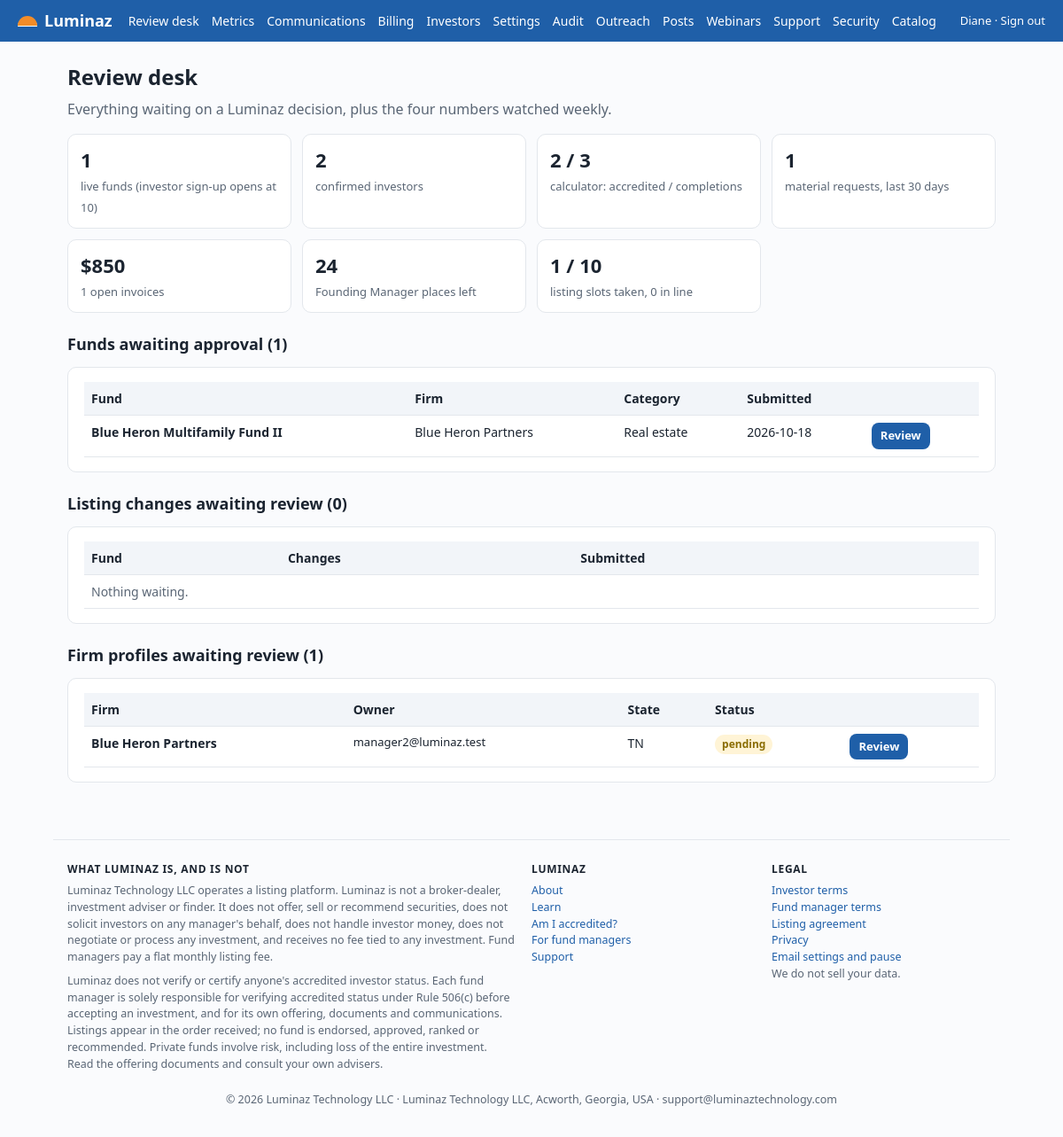
Page /admin/ (signed in) on the committed database.
### tables this page shows
CREATE TABLE users (
  id INTEGER PRIMARY KEY,
  email TEXT UNIQUE NOT NULL,
  password_hash TEXT NOT NULL,
  role TEXT NOT NULL CHECK(role IN ('investor','manager','admin')),
  name TEXT NOT NULL DEFAULT '',
  email_confirmed INTEGER NOT NULL DEFAULT 0,
  confirm_token TEXT,
  accreditation_basis TEXT,
  accreditation_attested_at TEXT,
  totp_secret TEXT,
  totp_enabled INTEGER NOT NULL DEFAULT 0,
  recovery_codes TEXT,
  created_at TEXT NOT NULL,
  last_login TEXT
, marketing_opt_in INTEGER NOT NULL DEFAULT 1, unsub_token TEXT, consent_at TEXT, consent_text TEXT, paused_at TEXT, reset_token TEXT, reset_sent_at TEXT);

CREATE TABLE settings (
  key TEXT PRIMARY KEY,
  value TEXT NOT NULL
);

CREATE TABLE funds (
  id INTEGER PRIMARY KEY,
  fund_number INTEGER UNIQUE,
  firm_id INTEGER NOT NULL REFERENCES firms(id),
  name TEXT NOT NULL,
  category TEXT NOT NULL,
  strategy TEXT NOT NULL DEFAULT '',
  target_raise REAL,
  min_investment REAL,
  term_years REAL,
  key_terms TEXT NOT NULL DEFAULT '',
  exemption TEXT NOT NULL DEFAULT 'Rule 506(c)',
  status TEXT NOT NULL DEFAULT 'draft'
    CHECK(status IN ('draft','submitted','approved','rejected','live','paused','closed')),
  submitted_at TEXT,
  live_since TEXT,
  free_until TEXT,
  monthly_rate REAL,
  closed_at TEXT,
  rejection_note TEXT,
  created_at TEXT NOT NULL
, approved_at TEXT, founder_invested_at TEXT, founding_fund INTEGER NOT NULL DEFAULT 0, queued_at TEXT);

CREATE TABLE firms (
  id INTEGER PRIMARY KEY,
  owner_user_id INTEGER NOT NULL REFERENCES users(id),
  name TEXT NOT NULL,
  website TEXT DEFAULT '',
  phone TEXT DEFAULT '',
  address TEXT DEFAULT '',
  state TEXT DEFAULT '',
  description TEXT DEFAULT '',
  principals TEXT DEFAULT '',
  status TEXT NOT NULL DEFAULT 'pending' CHECK(status IN ('pending','approved','rejected')),
  founding_manager INTEGER NOT NULL DEFAULT 0,
  locked_rate REAL,
  pending_changes TEXT,
  created_at TEXT NOT NULL
);

### luminaz/admin.py (the view)
@bp.route("/")
@login_required("admin")
def queue():
    db = get_db()
    firms = db.execute("SELECT f.*, u.email FROM firms f JOIN users u ON u.id = f.owner_user_id"
                       " WHERE f.status = 'pending' OR f.pending_changes IS NOT NULL ORDER BY f.created_at").fetchall()
    funds = db.execute("SELECT f.*, m.name AS firm_name, m.founding_manager FROM funds f JOIN firms m ON m.id = f.firm_id"
                       " WHERE f.status = 'submitted' ORDER BY f.submitted_at").fetchall()
    mods = db.execute("SELECT md.*, f.name AS fund_name, f.fund_number, m.name AS firm_name FROM fund_mods md"
                      " JOIN funds f ON f.id = md.fund_id JOIN firms m ON m.id = f.firm_id"
                      " WHERE md.status = 'pending' ORDER BY md.submitted_at").fetchall()
    live = db.execute("SELECT COUNT(*) FROM funds WHERE status = 'live'").fetchone()[0]
    investors = db.execute("SELECT COUNT(*) FROM users WHERE role = 'investor' AND email_confirmed = 1").fetchone()[0]
    leads = db.execute("SELECT COUNT(*) FROM calculator_leads").fetchone()[0]
    accredited = db.execute("SELECT COUNT(*) FROM calculator_leads WHERE result = 'accredited'").fetchone()[0]
    open_inv = db.execute("SELECT COUNT(*), COALESCE(SUM(amount),0) FROM invoices WHERE status = 'open'").fetchone()
    late = db.execute("SELECT COUNT(*) FROM invoices WHERE status = 'open' AND due_at < ?", (now()[:10],)).fetchone()[0]
    reqs_month = db.execute("SELECT COUNT(*) FROM requests WHERE created_at >= date('now','-30 days')").fetchone()[0]
    line = billing.the_line()
    passed = {f["id"]: billing.passed_506d(f["id"]) for f in line}
    return render_template("admin/queue.html", firms=firms, funds=funds, mods=mods, live=live, investors=investors,
                           leads=leads, accredited=accredited, open_inv=open_inv, late=late, reqs_month=reqs_month,
                           slots_left=billing.founding_slots_left(), json=json, slots=billing.slot_summary(), line=line, passed=passed)

### luminaz/templates/admin/queue.html (shortened to what this page needs)
{% extends "base.html" %}{% block title %}Review desk - Luminaz{% endblock %}{% block content %}
<h1>Review desk</h1><p class="sub">Everything waiting on a Luminaz decision, plus the four numbers watched weekly.</p>
<div class="grid"><div class="stat"><b>{{ live }}</b><span>live funds (investor sign-up opens at {{ setting('investor_signup_threshold') }})</span></div><div class="stat"><b>{{ investors }}</b><span>confirmed investors</span></div><div class="stat"><b>{{ accredited }} / {{ leads }}</b><span>calculator: accredited / completions</span></div><div class="stat"><b>{{ reqs_month }}</b><span>material requests, last 30 days</span></div><div class="stat"><b>{{ open_inv[1]|money }}</b><span>{{ open_inv[0] }} open invoices{% if late %}, <span style="color:var(--bad)">{{ late }} past due</span>{% endif %}</span></div><div class="stat"><b>{{ slots_left }}</b><span>Founding Manager places left</span></div>{% if slots.cap %}<div class="stat"><b>{{ slots.used }} / {{ slots.cap }}</b><span>listing slots taken, {{ slots.line }} in line</span></div>{% endif %}</div>
<h2>Funds awaiting approval ({{ funds|length }})</h2>
<div class="card"><table><tr><th>Fund</th><th>Firm</th><th>Category</th><th>Submitted</th><th></th></tr>{% for f in funds %}<tr><td><b>{{ f.name }}</b></td><td>{{ f.firm_name }} {% if f.founding_manager %}<span class="tag founding">Founding</span>{% endif %}</td><td>{{ f.category }}</td><td>{{ f.submitted_at|date }}</td><td><a class="btn sm alt" href="{{ url_for('admin.fund', fund_id=f.id) }}">Review</a></td></tr>{% else %}<tr><td colspan="5" class="muted">Nothing waiting.</td></tr>{% endfor %}</table></div>
<h2>Listing changes awaiting review ({{ mods|length }})</h2>
<div class="card"><table><tr><th>Fund</th><th>Changes</th><th>Submitted</th><th></th></tr>{% for m in mods %}<tr><td><b>{{ m.fund_name }}</b><br><span class="small muted">Fund {{ m.fund_number }}, mod {{ m.mod_number }} · {{ m.firm_name }}</span></td><td class="small">{% for k, v in json.loads(m.changes).items() %}<div><b>{{ k|replace('_',' ') }}</b>: <span class="muted">{{ v['from'] }}</span> → {{ v['to'] }}</div>{% endfor %}</td><td class="small">{{ m.submitted_at|date }}</td>
<td><form class="inline" method="post" action="{{ url_for('admin.mod', mod_id=m.id) }}"><button class="btn sm" name="action" value="approve">Approve</button> <button class="btn sm quiet" name="action" value="reject">Reject</button></form></td></tr>{% else %}<tr><td colspan="4" class="muted">Nothing waiting.</td></tr>{% endfor %}</table></div>
<h2>Firm profiles awaiting review ({{ firms|length }})</h2>
<div class="card"><table><tr><th>Firm</th><th>Owner</th><th>State</th><th>Status</th><th></th></tr>{% for f in firms %}<tr><td><b>{{ f.name }}</b></td><td class="small">{{ f.email }}</td><td>{{ f.state }}</td><td><span class="tag {{ f.status }}">{{ f.status }}</span>{% if f.pending_changes %} <span class="tag pending">changes</span>{% endif %}</td><td><a class="btn sm alt" href="{{ url_for('admin.firm', firm_id=f.id) }}">Review</a></td></tr>{% else %}<tr><td colspan="5" class="muted">Nothing waiting.</td></tr>{% endfor %}</table></div>
{% endblock %}

### luminaz/templates/base.html (shortened to what this page needs)
<!doctype html><html lang="en"><head><meta charset="utf-8"><meta name="viewport" content="width=device-width,initial-scale=1">
<link rel="stylesheet" href="{{ url_for('static', filename='style.css') }}">
</head><body>
{% set manager_side = request.path.startswith('/managers') or (g.user and g.user.role == 'manager') %}
<header class="top">
  <a class="brand" href="{{ url_for('manager.landing') if manager_side else url_for('investor.home') }}"><span class="sun"></span> Luminaz{% if manager_side %} <span class="brand-sub">for Fund Managers</span>{% endif %}</a>
  <nav>
    {% if g.user and g.user.role == 'admin' %}
      <a href="{{ url_for('admin.queue') }}">Review desk</a><a href="{{ url_for('admin.metrics_page') }}">Metrics</a><a href="{{ url_for('admin.communications') }}">Communications</a><a href="{{ url_for('admin.billing_page') }}">Billing</a><a href="{{ url_for('admin.investors') }}">Investors</a><a href="{{ url_for('admin.settings') }}">Settings</a><a href="{{ url_for('admin.audit_log') }}">Audit</a><a href="{{ url_for('admin.outreach') }}">Outreach</a><a href="{{ url_for('admin.marketing') }}">Posts</a><a href="{{ url_for('webinars.admin_index') }}">Webinars</a><a href="{{ url_for('admin.support_tickets') }}">Support</a><a href="{{ url_for('auth.security') }}">Security</a><a href="{{ url_for('investor.catalog') }}">Catalog</a>
    {% elif g.user %}
      <a href="{{ url_for('investor.catalog') }}">Funds</a><a href="{{ url_for('investor.me') }}">My funds</a><a href="{{ url_for('investor.learn') }}">Learn</a>
    {% else %}
      <a href="{{ url_for('investor.calculator') }}">Am I accredited?</a><a href="{{ url_for('investor.learn') }}">Learn</a><a href="{{ url_for('webinars.index') }}">Webinars</a><a href="{{ url_for('investor.about') }}">About</a><a href="{{ url_for('manager.landing') }}">For fund managers</a>
    {% endif %}
  </nav>
  <div class="right">{% if g.user %}{{ g.user.name or g.user.email }} · <a href="{{ url_for('auth.logout') }}">Sign out</a>{% else %}<a href="{{ url_for('auth.login') }}">Sign in</a>{% endif %}</div>
</header>
<main class="{% block mainclass %}{% endblock %}">
{% block content %}{% endblock %}
</main>
<footer class="ft">
  <div class="cols">
    <div><h4>What Luminaz is, and is not</h4>
      <p>{{ company }} operates a listing platform. Luminaz is not a broker-dealer, investment adviser or finder. It does not offer, sell or recommend securities, does not solicit investors on any manager's behalf, does not handle investor money, does not negotiate or process any investment, and receives no fee tied to any investment. Fund managers pay a flat monthly listing fee.</p>
      <p>Luminaz does not verify or certify anyone's accredited investor status. Each fund manager is solely responsible for verifying accredited status under Rule 506(c) before accepting an investment, and for its own offering, documents and communications. Listings appear in the order received; no fund is endorsed, approved, ranked or recommended. Private funds involve risk, including loss of the entire investment. Read the offering documents and consult your own advisers.</p></div>
    <div><h4>{% if manager_side %}Fund managers{% else %}Luminaz{% endif %}</h4>
      {% if manager_side %}<a href="{{ url_for('manager.landing') }}#how">How it works</a><br><a href="{{ url_for('manager.landing') }}#pricing">Pricing</a><br><a href="{{ url_for('manager.landing') }}#checks">What we check</a><br><a href="{{ url_for('investor.home') }}">Investor site</a>{% else %}<a href="{{ url_for('investor.about') }}">About</a><br><a href="{{ url_for('investor.learn') }}">Learn</a><br><a href="{{ url_for('investor.calculator') }}">Am I accredited?</a><br><a href="{{ url_for('manager.landing') }}">For fund managers</a>{% endif %}<br><a href="{{ url_for('support.support') }}">Support</a></div>
    <div><h4>Legal</h4><a href="{{ url_for('investor.legal', doc='terms') }}">Investor terms</a><br><a href="{{ url_for('investor.legal', doc='manager-terms') }}">Fund manager terms</a><br><a href="{{ url_for('investor.legal', doc='listing-agreement') }}">Listing agreement</a><br><a href="{{ url_for('investor.legal', doc='privacy') }}">Privacy</a><br><a href="{{ url_for('support.notifications') }}">Email settings and pause</a><p>We do not sell your data.</p></div>
  </div>
  <p class="line">© {{ now_year }} {{ company }} · {{ setting('postal_address') }} · {{ setting('support_email') }}</p>
</footer>
</body></html>

### rows in the picture
users: user "Diane"
settings: value "10"
funds: name "Blue Heron Multifamily Fund II", firm_name "Blue Heron Partners", category "Real estate", submitted_at "2026-10-18"
firms: name "Blue Heron Partners", email "manager2@luminaz.test", state "TN", status "pending"
settings: value "Luminaz Technology LLC"
settings: value "Luminaz Technology LLC, Acworth, Georgia, USA"
settings: value "support@luminaztechnology.com"

### other values in the picture
{{ live }} "1"
{{ investors }} "2"
{{ accredited }} "2"
{{ leads }} "3"
{{ reqs_month }} "1"
{{ open_inv[1]|money }} "$850"
{{ open_inv[0] }} "1"
{{ slots_left }} "24"
{{ slots.used }} "1"
{{ slots.cap }} "10"
{{ slots.line }} "0"
{{ funds|length }} "1"
{{ mods|length }} "0"
{{ firms|length }} "1"
